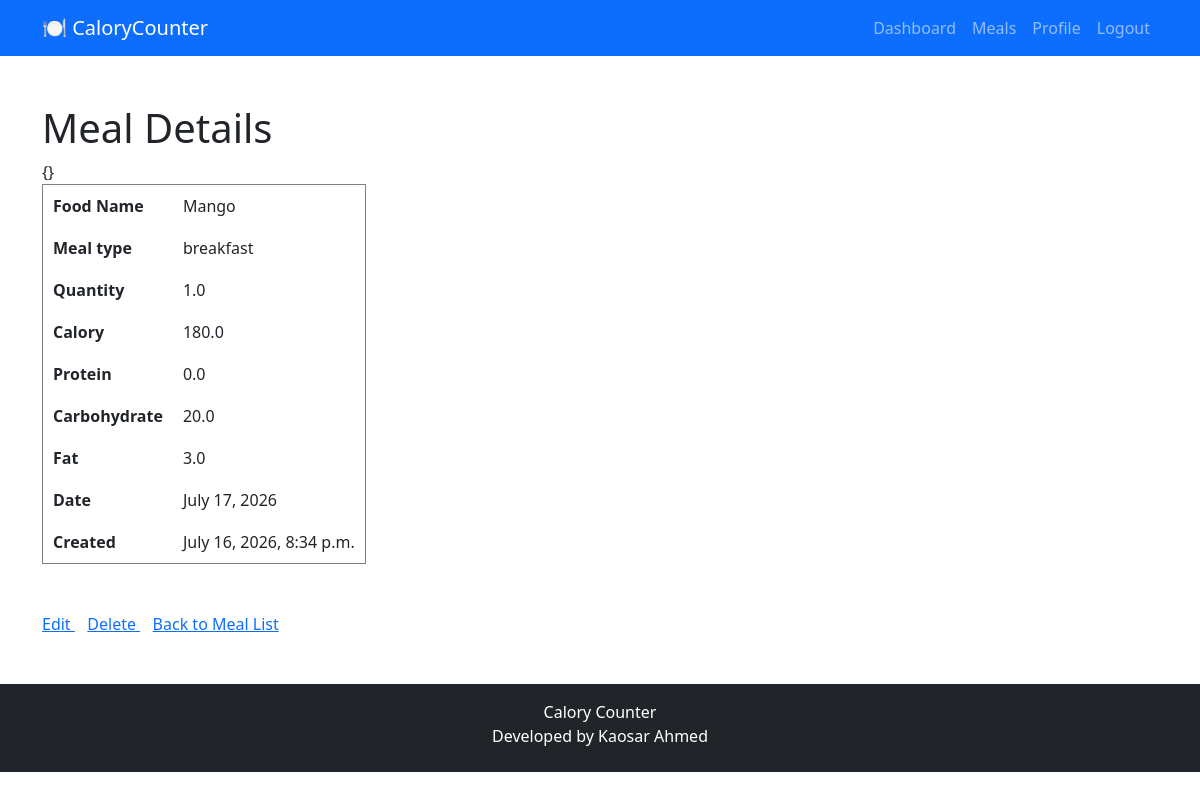
Screenshot of /d/5/ (signed in) with the database file from the repository.
### meals/models.py (models this page shows, shortened)
class Meal(models.Model):
    meal_choices = [
        ('breakfast', 'breakfast'),
        ('lunch', 'lunch'),
        ('dinner', 'dinner'),
        ('snacks', 'snacks'),
    ]
    user = models.ForeignKey(
        User,
        on_delete=models.CASCADE,
        related_name='meals'
    )
    meal_type = models.CharField(max_length=20, choices=meal_choices)
    food_name = models.CharField(max_length=100)
    quantity = models.FloatField()
    calory = models.FloatField()
    protein = models.FloatField()
    carbs = models.FloatField()
    fat = models.FloatField()
    meal_date = models.DateField()
    created_at = models.DateTimeField(auto_now_add=True)
    updated_at = models.DateTimeField(auto_now=True)

### meals/views.py (the view)
# urls.py: path('d/<int:id>/', meal_details, name='meal_details'),
@login_required
def meal_details(request, id):
    meal = get_object_or_404(Meal, id = id, user=request.user)
    return render(request, 'meals/meal_detail.html', {'meal':meal})

### templates/meals/meal_detail.html (shortened to what this page needs)
{% extends 'base.html' %}
{% block content %}
<h1>Meal Details</h1>
<table border="1" cellpadding="10">
    <tr>
        <th>Food Name</th>
        <td>{{meal.food_name}}</td>
    </tr>
    <tr>
        <th>Meal type</th>
        <td>{{meal.meal_type}}</td>
    </tr>
    <tr>
        <th>Quantity</th>
        <td>{{meal.quantity}}</td>
    </tr>
    <tr>
        <th>Calory</th>
        <td>{{meal.calory}}</td>
    </tr>
    <tr>
        <th>Protein</th>
        <td>{{meal.protein}}</td>
    </tr>
    <tr>
        <th>Carbohydrate</th>
        <td>{{meal.carbs}}</td>
    </tr>
    <tr>
        <th>Fat</th>
        <td>{{meal.fat}}</td>
    </tr>
    <tr>
        <th>Date</th>
        <td>{{ meal.meal_date }}</td>
    </tr>
    <tr>
        <th>Created</th>
        <td>{{ meal.created_at }}</td>
    </tr>
</table>
<br><br>
<a href="{% url 'meal_update' meal.id %}">
    Edit
</a>
<a href="{% url 'meal_delete' meal.id %}">
    Delete
</a>
<a href="{% url 'meal_list' %}">
    Back to Meal List
</a>
{% endblock %}

### rows the page displays
Meal: food_name "Mango", meal_type "breakfast", quantity "1.0", calory "180.0", protein "0.0", carbs "20.0", fat "3.0", meal_date "July 17, 2026", created_at "July 16, 2026, 8:34 p.m."
